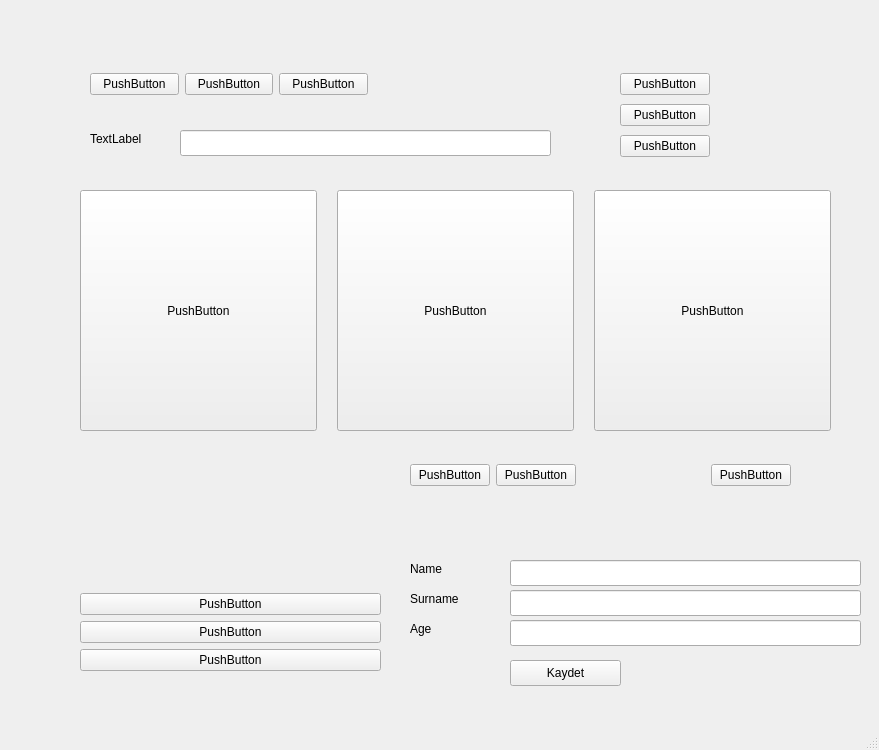
<?xml version="1.0" encoding="UTF-8"?>
<ui version="4.0">
 <class>MainWindow</class>
 <widget class="QMainWindow" name="MainWindow">
  <property name="geometry">
   <rect>
    <x>0</x>
    <y>0</y>
    <width>879</width>
    <height>750</height>
   </rect>
  </property>
  <property name="windowTitle">
   <string>MainWindow</string>
  </property>
  <widget class="QWidget" name="centralwidget">
   <widget class="QWidget" name="horizontalLayoutWidget">
    <property name="geometry">
     <rect>
      <x>80</x>
      <y>190</y>
      <width>751</width>
      <height>241</height>
     </rect>
    </property>
    <layout class="QHBoxLayout" name="horizontalLayout" stretch="0,0,0">
     <property name="spacing">
      <number>20</number>
     </property>
     <item>
      <widget class="QPushButton" name="pushButton">
       <property name="sizePolicy">
        <sizepolicy hsizetype="Minimum" vsizetype="Expanding">
         <horstretch>0</horstretch>
         <verstretch>0</verstretch>
        </sizepolicy>
       </property>
       <property name="text">
        <string>PushButton</string>
       </property>
      </widget>
     </item>
     <item>
      <widget class="QPushButton" name="pushButton_2">
       <property name="sizePolicy">
        <sizepolicy hsizetype="Minimum" vsizetype="Expanding">
         <horstretch>0</horstretch>
         <verstretch>0</verstretch>
        </sizepolicy>
       </property>
       <property name="text">
        <string>PushButton</string>
       </property>
      </widget>
     </item>
     <item>
      <widget class="QPushButton" name="pushButton_3">
       <property name="sizePolicy">
        <sizepolicy hsizetype="Minimum" vsizetype="Expanding">
         <horstretch>0</horstretch>
         <verstretch>0</verstretch>
        </sizepolicy>
       </property>
       <property name="text">
        <string>PushButton</string>
       </property>
      </widget>
     </item>
    </layout>
   </widget>
   <widget class="QLabel" name="label">
    <property name="geometry">
     <rect>
      <x>90</x>
      <y>130</y>
      <width>66</width>
      <height>18</height>
     </rect>
    </property>
    <property name="text">
     <string>TextLabel</string>
    </property>
   </widget>
   <widget class="QLineEdit" name="lineEdit">
    <property name="geometry">
     <rect>
      <x>180</x>
      <y>130</y>
      <width>371</width>
      <height>26</height>
     </rect>
    </property>
   </widget>
   <widget class="QLabel" name="label_2">
    <property name="geometry">
     <rect>
      <x>410</x>
      <y>560</y>
      <width>66</width>
      <height>18</height>
     </rect>
    </property>
    <property name="text">
     <string>Name</string>
    </property>
   </widget>
   <widget class="QLabel" name="label_3">
    <property name="geometry">
     <rect>
      <x>410</x>
      <y>590</y>
      <width>66</width>
      <height>18</height>
     </rect>
    </property>
    <property name="text">
     <string>Surname</string>
    </property>
   </widget>
   <widget class="QLabel" name="label_4">
    <property name="geometry">
     <rect>
      <x>410</x>
      <y>620</y>
      <width>66</width>
      <height>18</height>
     </rect>
    </property>
    <property name="text">
     <string>Age</string>
    </property>
   </widget>
   <widget class="QLineEdit" name="lineEdit_2">
    <property name="geometry">
     <rect>
      <x>510</x>
      <y>560</y>
      <width>351</width>
      <height>26</height>
     </rect>
    </property>
   </widget>
   <widget class="QLineEdit" name="lineEdit_3">
    <property name="geometry">
     <rect>
      <x>510</x>
      <y>590</y>
      <width>351</width>
      <height>26</height>
     </rect>
    </property>
   </widget>
   <widget class="QLineEdit" name="lineEdit_4">
    <property name="geometry">
     <rect>
      <x>510</x>
      <y>620</y>
      <width>351</width>
      <height>26</height>
     </rect>
    </property>
   </widget>
   <widget class="QPushButton" name="pushButton_16">
    <property name="geometry">
     <rect>
      <x>510</x>
      <y>660</y>
      <width>111</width>
      <height>26</height>
     </rect>
    </property>
    <property name="text">
     <string>Kaydet</string>
    </property>
   </widget>
   <widget class="QWidget" name="">
    <property name="geometry">
     <rect>
      <x>80</x>
      <y>440</y>
      <width>301</width>
      <height>231</height>
     </rect>
    </property>
    <layout class="QVBoxLayout" name="verticalLayout">
     <item>
      <spacer name="verticalSpacer">
       <property name="orientation">
        <enum>Qt::Vertical</enum>
       </property>
       <property name="sizeHint" stdset="0">
        <size>
         <width>20</width>
         <height>40</height>
        </size>
       </property>
      </spacer>
     </item>
     <item>
      <widget class="QPushButton" name="pushButton_4">
       <property name="text">
        <string>PushButton</string>
       </property>
      </widget>
     </item>
     <item>
      <widget class="QPushButton" name="pushButton_5">
       <property name="text">
        <string>PushButton</string>
       </property>
      </widget>
     </item>
     <item>
      <widget class="QPushButton" name="pushButton_6">
       <property name="text">
        <string>PushButton</string>
       </property>
      </widget>
     </item>
    </layout>
   </widget>
   <widget class="QWidget" name="">
    <property name="geometry">
     <rect>
      <x>410</x>
      <y>440</y>
      <width>381</width>
      <height>71</height>
     </rect>
    </property>
    <layout class="QHBoxLayout" name="horizontalLayout_2">
     <item>
      <widget class="QPushButton" name="pushButton_7">
       <property name="text">
        <string>PushButton</string>
       </property>
      </widget>
     </item>
     <item>
      <widget class="QPushButton" name="pushButton_8">
       <property name="text">
        <string>PushButton</string>
       </property>
      </widget>
     </item>
     <item>
      <spacer name="horizontalSpacer">
       <property name="orientation">
        <enum>Qt::Horizontal</enum>
       </property>
       <property name="sizeHint" stdset="0">
        <size>
         <width>40</width>
         <height>20</height>
        </size>
       </property>
      </spacer>
     </item>
     <item>
      <widget class="QPushButton" name="pushButton_9">
       <property name="text">
        <string>PushButton</string>
       </property>
      </widget>
     </item>
    </layout>
   </widget>
   <widget class="QWidget" name="">
    <property name="geometry">
     <rect>
      <x>90</x>
      <y>70</y>
      <width>278</width>
      <height>28</height>
     </rect>
    </property>
    <layout class="QHBoxLayout" name="horizontalLayout_3">
     <item>
      <widget class="QPushButton" name="pushButton_10">
       <property name="text">
        <string>PushButton</string>
       </property>
      </widget>
     </item>
     <item>
      <widget class="QPushButton" name="pushButton_11">
       <property name="text">
        <string>PushButton</string>
       </property>
      </widget>
     </item>
     <item>
      <widget class="QPushButton" name="pushButton_12">
       <property name="text">
        <string>PushButton</string>
       </property>
      </widget>
     </item>
    </layout>
   </widget>
   <widget class="QWidget" name="">
    <property name="geometry">
     <rect>
      <x>620</x>
      <y>70</y>
      <width>90</width>
      <height>92</height>
     </rect>
    </property>
    <layout class="QVBoxLayout" name="verticalLayout_2">
     <item>
      <widget class="QPushButton" name="pushButton_14">
       <property name="text">
        <string>PushButton</string>
       </property>
      </widget>
     </item>
     <item>
      <widget class="QPushButton" name="pushButton_13">
       <property name="text">
        <string>PushButton</string>
       </property>
      </widget>
     </item>
     <item>
      <widget class="QPushButton" name="pushButton_15">
       <property name="text">
        <string>PushButton</string>
       </property>
      </widget>
     </item>
    </layout>
   </widget>
  </widget>
  <widget class="QMenuBar" name="menubar">
   <property name="geometry">
    <rect>
     <x>0</x>
     <y>0</y>
     <width>879</width>
     <height>23</height>
    </rect>
   </property>
  </widget>
  <widget class="QStatusBar" name="statusbar"/>
 </widget>
 <resources/>
 <connections/>
</ui>
